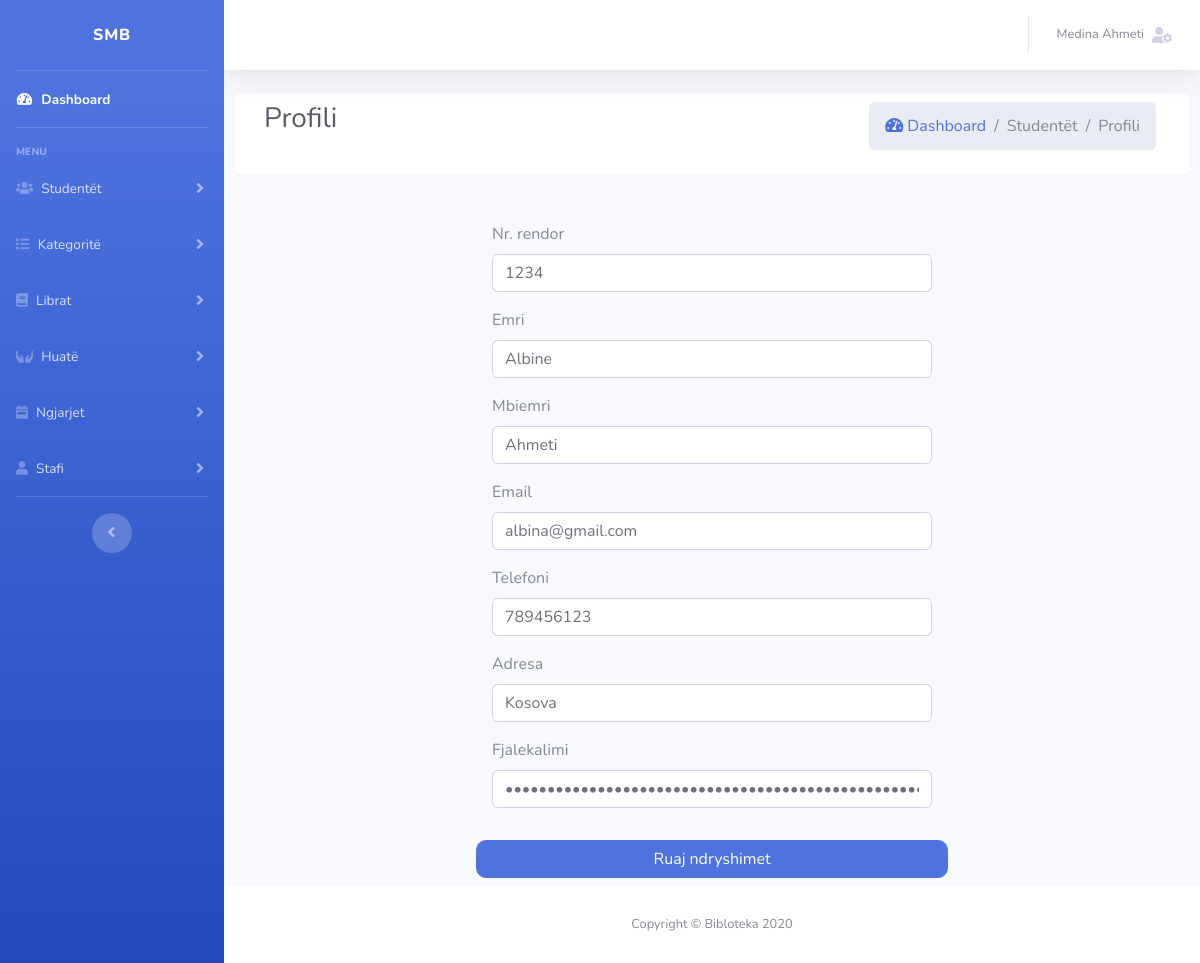
Page /admin/pages/studentet/profile.php?id=3 (signed in) on the committed database.
### tables this page shows
CREATE TABLE `studentet` (
  `id` int(11) NOT NULL,
  `stafiId` int(11) NOT NULL,
  `nr_serik` int(11) NOT NULL,
  `emri` varchar(50) NOT NULL,
  `mbiemri` varchar(50) NOT NULL,
  `adresa` varchar(150) DEFAULT NULL,
  `email` varchar(50) DEFAULT NULL,
  `password` varchar(256) NOT NULL,
  `telefoni` varchar(50) DEFAULT NULL,
  `roli` int(20) NOT NULL DEFAULT 2
);

### public_html/admin/autoloader.php (called while the page is built, shortened)
<?php
spl_autoload_register(function ($class) {
    $prefix = 'Admin\\';
    $base_dir = __DIR__ . '/';
    $len = strlen($prefix);
    $relative_class = substr($class, $len);
    $file = $base_dir . str_replace('\\', '/', $relative_class) . '.php';
});

### public_html/admin/Lib/Database.php (called while the page is built, shortened)
<?php
class Database{
    protected static $db_table;
    private $host   = DB_HOST;
    private $user   = DB_USER;
    private $pass   = DB_PASS;
    private $dbname = DB_NAME;
    public static $pdo;
    protected function connectDB(){
        try {
            $dsn="mysql:host=". $this->host . ";dbname=" . $this->dbname ;
            self::$pdo=new PDO($dsn,$this->user,$this->pass);
            self::$pdo->setAttribute(PDO::ATTR_ERRMODE,PDO::ERRMODE_EXCEPTION);
            return self::$pdo;
        } catch (Exception $e) {
            echo "Lidhja me bazen e shenimeve deshtoi " . $e->getMessage();
        }
    }
    public function prepare($sql){
        return self::$pdo->prepare($sql);
    }
    public function getClassName(){
        $class_name = new ReflectionClass($this);
        return $class_name=ucfirst($class_name->getShortName());
    }
    public function find_id($id){
        $sql="SELECT * FROM ". static::$db_table ." WHERE id=:id";
        $stmt=$this->prepare($sql);
        $stmt->bindValue(':id',$id,PDO::PARAM_INT);
        $stmt->execute();
        $stmt->setFetchMode(PDO::FETCH_CLASS, __NAMESPACE__ . "\\{$this->getClassName()}");
        return $stmt->fetch();
    }
}

### public_html/admin/pages/studentet/profile.php (the view, shortened to what this page needs)
<?php
include "../../non-pages/header.php";
include "../../non-pages/aside.php";
$student = new \Admin\Lib\Studentet();
if ($_GET['id']) {
    $student=$student->find_id($_GET['id']);
}
?>
<html>
<body>
  <div class="content-wrapper">
    <div class="content-header">
      <div class="container-fluid">
        <div class="row mb-4 bg-white p-2">
          <div class="col-sm-6">
            <h3 class="m-0 text-dark pl-2">Profili</h3>
          </div>
          <div class="col-sm-6 pr-4">
            <ol class="breadcrumb float-sm-right">
              <li class="breadcrumb-item "><a href="../dashboard/index.php"><i class="nav-icon fas fa-tachometer-alt"></i> Dashboard</a></li>
              <li class="breadcrumb-item ">Studentët</li>
              <li class="breadcrumb-item active"> Profili </li>
            </ol>
          </div>
        </div>
        <div class="d-flex justify-content-center">
        <form class="needs-validation w-50 " name="registration" id="registration_form" method="post" role="form"  novalidate>
          <div class="row">
              <div class="col-md-12 p-2 ">
                <div class="m-2 p-2 bg-light">
                  <div class="form-row">
                                 <div class="col-md-12 mb-3">
                                    <label for="nr_serik">Nr. rendor</label>
                                    <input type="number" class="form-control" id="nr_serik" minlength="1" name="nr_serik"
                                           value="<?php if(!empty($student->nr_serik)) echo htmlspecialchars($student->nr_serik); ?>"  required>
                                </div>
                                <div class="col-md-12 mb-3">
                                    <label for="name">Emri</label>
                                    <input type="text" class="form-control" id="name" minlength="1" name="emri"
                                           value="<?php if(!empty($student->emri)) echo htmlspecialchars($student->emri); ?>"  required>
                                </div>
                                <div class="col-md-12 mb-3">
                                    <label for="lastname">Mbiemri</label>
                                    <input type="text"  name="mbiemri" class="form-control" id="lastname"
                                           value="<?php if(!empty($student->mbiemri)) echo htmlspecialchars($student->mbiemri); ?>"  required>
                                </div>
                            </div>
                            <div class="form-row">
                                <div class="col-md-12 mb-3">
                                    <label for="email">Email</label>
                                    <input type="email" class="form-control" name="email" id="email"
                                           value="<?php if(!empty($student->email)) echo htmlspecialchars($student->email); ?>" required>
                                </div>
                                <div class="col-md-12 mb-3">
                                    <label for="tel">Telefoni</label>
                                    <input type="text" class="form-control" name="telefoni" id="tel"
                                           value="<?php if(!empty($student->telefoni)) echo htmlspecialchars($student->telefoni); ?>" required>
                                </div>
                            </div>
                                <div class="form-row">
                                    <div class="col-md-12 mb-3">
                                        <label for="useri">Adresa</label>
                                        <input type="text" class="form-control" name="adresa" id="useri"
                                               value="<?php if(!empty($student->adresa)) echo htmlspecialchars($student->adresa); ?>" required>
                                    </div>
                                </div>
                                <div class="form-row">
                                <div class="col-md-12 mb-3">
                                    <label for="password">Fjalekalimi</label>
                                    <input name="password" class="form-control" id="password" type="password"  minlength="8"
                                           value="<?php if(!empty($student->password)) echo htmlspecialchars($_SESSION['password']); ?>" required>
                                </div>
                            </div>
                            </div>
                            <input type="submit" class="btn btn-primary w-100 " style="border-radius: 10px;" name="submitProfile" value="Ruaj ndryshimet" class="btnSubmit">
                    </div>
                </form>
                  </div>
            </div>
        </div>
    </div>
</body>
</html>
<?php
require_once("../../non-pages/footer.php")
?>

### rows in the picture
studentet: nr_serik "1234", emri "Albine", mbiemri "Ahmeti", email "albina@gmail.com", telefoni "789456123", adresa "Kosova"

### other values in the picture
$_SESSION['fullname'] "Medina Ahmeti"
